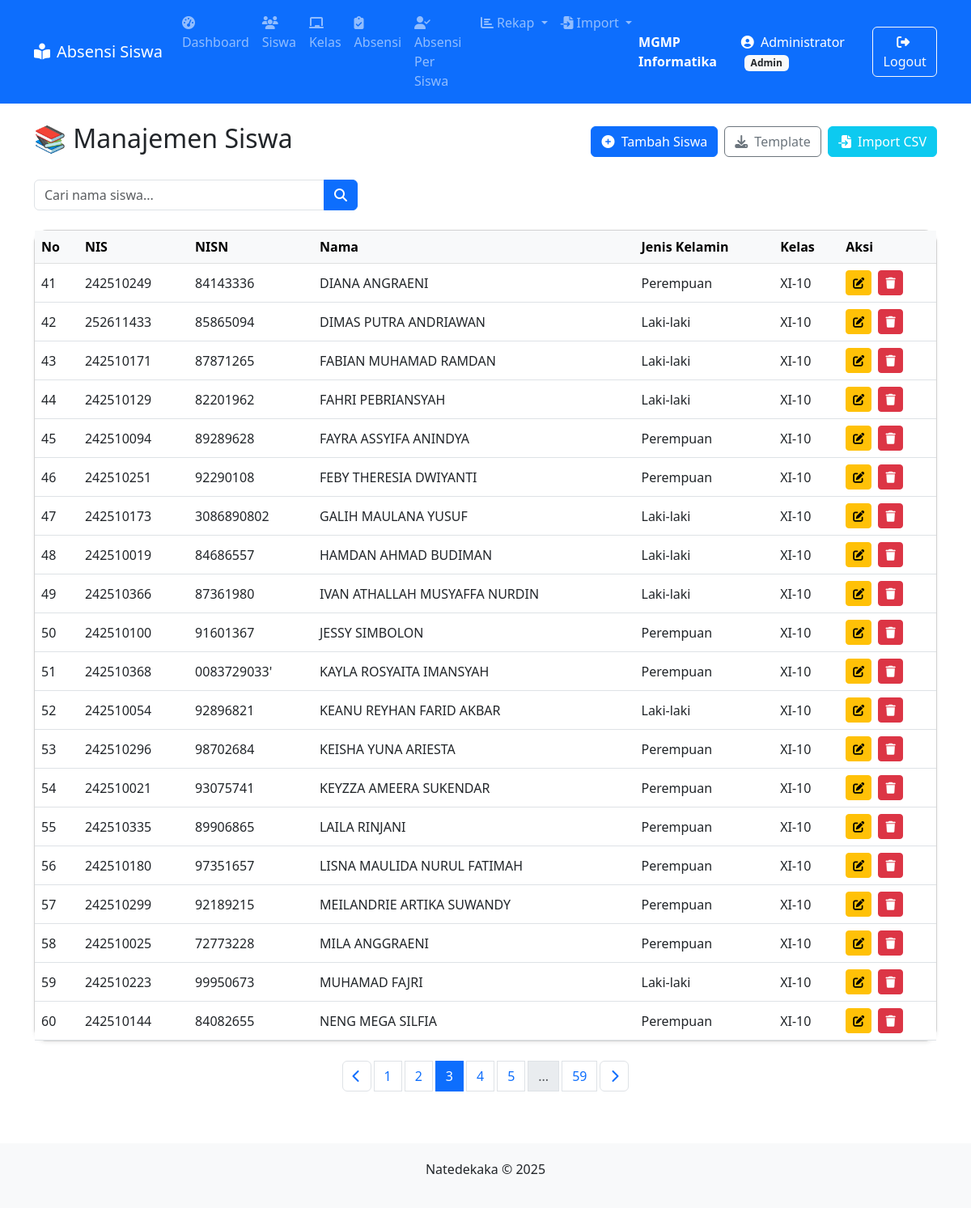
/siswa/index.php?page=3 (signed in), run on the app's committed database.
### tables this page shows
CREATE TABLE `siswa` (
  `id` int(11) NOT NULL,
  `nis` varchar(20) NOT NULL,
  `nisn` varchar(20) NOT NULL,
  `nama` varchar(100) NOT NULL,
  `kelas_id` int(11) NOT NULL,
  `jenis_kelamin` enum('Laki-laki','Perempuan') DEFAULT NULL
);

CREATE TABLE `kelas` (
  `id` int(11) NOT NULL,
  `nama_kelas` varchar(10) NOT NULL,
  `wali_kelas` varchar(100) NOT NULL
);

### siswa/index.php (the view, shortened to what this page needs)
<?php
require_once '../includes/header.php';
require_once '../config.php';
?>
<div class="d-flex justify-content-between align-items-center mb-4">
    <h2>📚 Manajemen Siswa</h2>
    <div class="d-flex gap-2">
        <a href="tambah.php" class="btn btn-primary">
            <i class="fas fa-plus-circle me-1"></i> Tambah Siswa
        </a>
        <a href="template_siswa.csv" class="btn btn-outline-secondary">
            <i class="fas fa-download me-1"></i> Template
        </a>
        <a href="import.php" class="btn btn-info text-white">
            <i class="fas fa-file-import me-1"></i> Import CSV
        </a>
    </div>
</div>
<form method="get" class="mb-4">
    <div class="input-group" style="max-width: 400px;">
        <input
            type="text"
            name="cari"
            class="form-control"
            placeholder="Cari nama siswa..."
            value="<?= isset($_GET['cari']) ? htmlspecialchars($_GET['cari']) : '' ?>"
        >
        <button class="btn btn-primary" type="submit">
            <i class="fas fa-search"></i>
        </button>
    </div>
</form>
<div class="card shadow-sm rounded-4">
    <div class="card-body p-0">
        <div class="table-responsive">
            <table class="table table-hover align-middle mb-0">
                <thead class="table-light">
                    <tr>
                        <th>No</th>
                        <th>NIS</th>
                        <th>NISN</th>
                        <th>Nama</th>
                        <th>Jenis Kelamin</th>
                        <th>Kelas</th>
                        <th>Aksi</th>
                    </tr>
                </thead>
                <tbody>
                    <?php
                    $limit = 20;
                    $page = isset($_GET['page']) ? (int)$_GET['page'] : 1;
                    $offset = ($page - 1) * $limit;
                    $keyword = isset($_GET['cari']) ? $koneksi->real_escape_string($_GET['cari']) : '';
                    $query = "
                        SELECT siswa.*, kelas.nama_kelas
                        FROM siswa
                        JOIN kelas ON siswa.kelas_id = kelas.id
                    ";
                    $total_result = $koneksi->query($query);
                    $total_rows = $total_result->num_rows;
                    $query .= " LIMIT $limit OFFSET $offset";
                    $result = $koneksi->query($query);
                    $no = $offset + 1;
                    if ($result->num_rows > 0):
                        while ($row = $result->fetch_assoc()):
                    ?>
                    <tr>
                        <td><?= $no++ ?></td>
                        <td><?= htmlspecialchars($row['nis']) ?></td>
                        <td><?= htmlspecialchars($row['nisn']) ?></td>
                        <td><?= htmlspecialchars($row['nama']) ?></td>
                        <td><?= htmlspecialchars($row['jenis_kelamin']) ?></td>
                        <td><?= htmlspecialchars($row['nama_kelas']) ?></td>
                        <td>
                            <a href="edit.php?id=<?= $row['id'] ?>" class="btn btn-sm btn-warning me-1" title="Edit">
                                <i class="fas fa-edit"></i>
                            </a>
                            <a href="hapus.php?id=<?= $row['id'] ?>" class="btn btn-sm btn-danger" title="Hapus" onclick="return confirm('Yakin hapus?')">
                                <i class="fas fa-trash"></i>
                            </a>
                        </td>
                    </tr>
                    <?php endwhile; else: ?>
                    <tr>
                        <td colspan="7" class="text-center text-muted">Tidak ada data ditemukan</td>
                    </tr>
                    <?php endif; ?>
                </tbody>
            </table>
        </div>
    </div>
</div>
<nav aria-label="Page navigation" class="mt-4">
    <ul class="pagination justify-content-center flex-wrap gap-1">
        <?php
        $total_pages = ceil($total_rows / $limit);
        $show_pages = 5;
        $start_page = max(1, $page - floor($show_pages / 2));
        $end_page = min($total_pages, $start_page + $show_pages - 1);
        if ($page > 1) {
            $prev_url = "?page=" . ($page - 1) . (!empty($keyword) ? "&cari=" . urlencode($keyword) : "");
            echo "<li class='page-item'><a class='page-link btn btn-outline-primary' href='$prev_url'><i class='fas fa-chevron-left'></i></a></li>";
        }
        for ($i = $start_page; $i <= $end_page; $i++) {
            $url = "?page=$i" . (!empty($keyword) ? "&cari=" . urlencode($keyword) : "");
            $active = ($i == $page) ? 'active' : '';
            echo "<li class='page-item $active'><a class='page-link' href='$url'>$i</a></li>";
        }
        if ($end_page < $total_pages) {
            if ($end_page < $total_pages - 1) echo "<li class='page-item disabled'><span class='page-link'>...</span></li>";
            echo "<li class='page-item'><a class='page-link' href='?page=$total_pages" . (!empty($keyword) ? "&cari=" . urlencode($keyword) : "") . "'>$total_pages</a></li>";
        }
        if ($page < $total_pages) {
            $next_url = "?page=" . ($page + 1) . (!empty($keyword) ? "&cari=" . urlencode($keyword) : "");
            echo "<li class='page-item'><a class='page-link btn btn-outline-primary' href='$next_url'><i class='fas fa-chevron-right'></i></a></li>";
        }
        ?>
    </ul>
</nav>
<?php require_once '../includes/footer.php'; ?>

### includes/header.php (style rules this page uses)
body { display: flex; flex-direction: column; min-height: 100vh; }

### data on the page
siswa: nis "242510249", nisn "84143336", nama "DIANA ANGRAENI", jenis_kelamin "Perempuan", kelas.nama_kelas "XI-10"
siswa: nis "252611433", nisn "85865094", nama "DIMAS PUTRA ANDRIAWAN", jenis_kelamin "Laki-laki", kelas.nama_kelas "XI-10"
siswa: nis "242510171", nisn "87871265", nama "FABIAN MUHAMAD RAMDAN", jenis_kelamin "Laki-laki", kelas.nama_kelas "XI-10"
siswa: nis "242510129", nisn "82201962", nama "FAHRI PEBRIANSYAH", jenis_kelamin "Laki-laki", kelas.nama_kelas "XI-10"
siswa: nis "242510094", nisn "89289628", nama "FAYRA ASSYIFA ANINDYA", jenis_kelamin "Perempuan", kelas.nama_kelas "XI-10"
siswa: nis "242510251", nisn "92290108", nama "FEBY THERESIA DWIYANTI", jenis_kelamin "Perempuan", kelas.nama_kelas "XI-10"
siswa: nis "242510173", nisn "3086890802", nama "GALIH MAULANA YUSUF", jenis_kelamin "Laki-laki", kelas.nama_kelas "XI-10"
siswa: nis "242510019", nisn "84686557", nama "HAMDAN AHMAD BUDIMAN", jenis_kelamin "Laki-laki", kelas.nama_kelas "XI-10"
siswa: nis "242510366", nisn "87361980", nama "IVAN ATHALLAH MUSYAFFA NURDIN", jenis_kelamin "Laki-laki", kelas.nama_kelas "XI-10"
siswa: nis "242510100", nisn "91601367", nama "JESSY SIMBOLON", jenis_kelamin "Perempuan", kelas.nama_kelas "XI-10"
siswa: nis "242510368", nisn "0083729033'", nama "KAYLA ROSYAITA IMANSYAH", jenis_kelamin "Perempuan", kelas.nama_kelas "XI-10"
siswa: nis "242510054", nisn "92896821", nama "KEANU REYHAN FARID AKBAR", jenis_kelamin "Laki-laki", kelas.nama_kelas "XI-10"
siswa: nis "242510296", nisn "98702684", nama "KEISHA YUNA ARIESTA", jenis_kelamin "Perempuan", kelas.nama_kelas "XI-10"
siswa: nis "242510021", nisn "93075741", nama "KEYZZA AMEERA SUKENDAR", jenis_kelamin "Perempuan", kelas.nama_kelas "XI-10"
siswa: nis "242510335", nisn "89906865", nama "LAILA RINJANI", jenis_kelamin "Perempuan", kelas.nama_kelas "XI-10"
siswa: nis "242510180", nisn "97351657", nama "LISNA MAULIDA NURUL FATIMAH", jenis_kelamin "Perempuan", kelas.nama_kelas "XI-10"
siswa: nis "242510299", nisn "92189215", nama "MEILANDRIE ARTIKA SUWANDY", jenis_kelamin "Perempuan", kelas.nama_kelas "XI-10"
siswa: nis "242510025", nisn "72773228", nama "MILA ANGGRAENI", jenis_kelamin "Perempuan", kelas.nama_kelas "XI-10"
siswa: nis "242510223", nisn "99950673", nama "MUHAMAD FAJRI", jenis_kelamin "Laki-laki", kelas.nama_kelas "XI-10"
siswa: nis "242510144", nisn "84082655", nama "NENG MEGA SILFIA", jenis_kelamin "Perempuan", kelas.nama_kelas "XI-10"

### other printed values
$_SESSION['user']['nama'] "Administrator"
$_SESSION['user']['role'] "Admin"
$total_pages "59"
